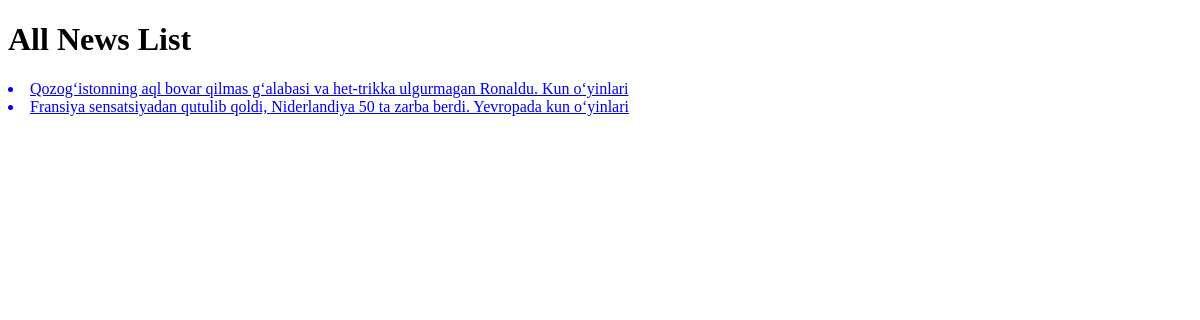
The page /news/ on the database as committed earlier.
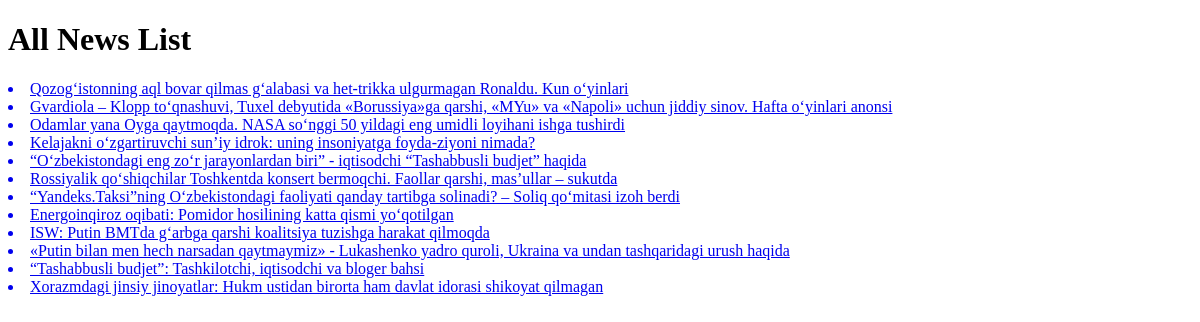
The same page on the database as committed later.
### newsapp/models.py (models this page shows, shortened)
class News(models.Model):
    class Status(models.TextChoices):
        Draft = "DF", "Draft"
        Published = "PB", "Published"
    title = models.CharField(max_length=250)
    slug = models.SlugField(max_length=250)
    body = models.TextField()
    image = models.ImageField(upload_to='news/images')
    category = models.ForeignKey(Category,
                                 on_delete=models.CASCADE
                                 )
    publish_time = models.DateTimeField(default=timezone.now)
    create_time = models.DateTimeField(auto_now_add=True)
    upload_time = models.DateTimeField(auto_now=True)
    status = models.CharField(max_length=2,
                              choices=Status.choices,
                              default=Status.Draft
                              )
    objects = models.Manager()
    published = PublishedManager()
    class Meta:
        ordering = ["-publish_time"]

### newsapp/views.py (the view)
# urls.py: path('news/', newsList, name='AllNewsList'),
def newsList(request):
    newsList = News.objects.filter(status=News.Status.Published)
    context = {
        "newsList": newsList
    }
    return render(request, "news/newsList.html", context)

### newsapp/context_processor.py (called while the page is built)
def latestNews(request):
    latestNews = News.published.all().order_by('-publish_time')[:10]
    context = {
        'latestNews' : latestNews
    }
    return context

def categoryList(request):
    category = Category.objects.all().order_by('name')
    context = {
        'category' : category
    }
    return context

### newsapp/models.py (called while the page is built)
    def get_queryset(self):
        return super().get_queryset().filter(status=News.Status.Published)

### templates/news/newsList.html (shortened to what this page needs)
<!DOCTYPE html>
<html lang="en">
<head>
</head>
<body>
    <h1>All News List</h1>
    {% for news in newsList %}
        <a href="{% url 'NewsDetail' news.pk %}">
            <li> {{ news.title }} </li>
        </a>
    {% endfor %}
</body>
</html>

Rows that differ between the two databases and show on the page:
removed News: title "Fransiya sensatsiyadan qutulib qoldi, Niderlandiya 50 ta zarba berdi. Yevropada kun o‘yinlari"
added News: title "Gvardiola – Klopp to‘qnashuvi, Tuxel debyutida «Borussiya»ga qarshi, «MYu» va «Napoli» uchun jiddiy sinov. Hafta o‘yinlari anonsi"
added News: title "Odamlar yana Oyga qaytmoqda. NASA so‘nggi 50 yildagi eng umidli loyihani ishga tushirdi"
added News: title "Kelajakni o‘zgartiruvchi sun’iy idrok: uning insoniyatga foyda-ziyoni nimada?"
added News: title "“O‘zbekistondagi eng zo‘r jarayonlardan biri” - iqtisodchi “Tashabbusli budjet” haqida"
added News: title "Rossiyalik qo‘shiqchilar Toshkentda konsert bermoqchi. Faollar qarshi, mas’ullar – sukutda"
added News: title "“Yandeks.Taksi”ning O‘zbekistondagi faoliyati qanday tartibga solinadi? – Soliq qo‘mitasi izoh berdi"
added News: title "Energoinqiroz oqibati: Pomidor hosilining katta qismi yo‘qotilgan"
added News: title "ISW: Putin BMTda g‘arbga qarshi koalitsiya tuzishga harakat qilmoqda"
added News: title "«Putin bilan men hech narsadan qaytmaymiz» - Lukashenko yadro quroli, Ukraina va undan tashqaridagi urush haqida"
added News: title "“Tashabbusli budjet”: Tashkilotchi, iqtisodchi va bloger bahsi"
added News: title "Xorazmdagi jinsiy jinoyatlar: Hukm ustidan birorta ham davlat idorasi shikoyat qilmagan"
